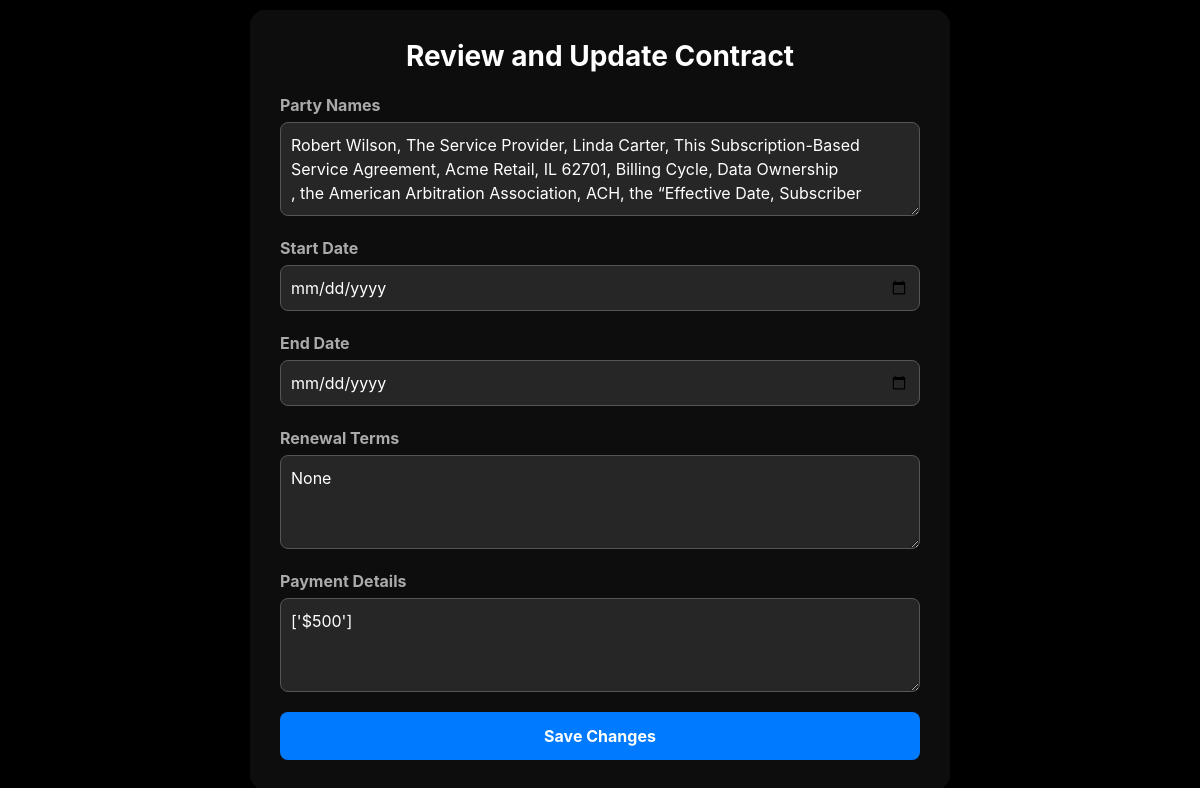
Page /contracts/details/27/review/ (signed in) on the committed database.
### contracts/models.py (models this page shows, shortened)
class ExtractedData(models.Model):
    contract = models.OneToOneField(Contract, on_delete=models.CASCADE)
    party_names = models.TextField(null=True, blank=True)
    start_date = models.DateField(null=True, blank=True)
    end_date = models.DateField(null=True, blank=True)
    renewal_terms = models.TextField(null=True, blank=True)
    payment_details = models.TextField(null=True, blank=True)

### contracts/views.py (the view)
# urls.py: path('details/<int:pk>/review/', views.review_contract, name='review_contract'),
@login_required
def review_contract(request, pk):
    contract = get_object_or_404(Contract, pk=pk, user=request.user)
    extracted_data = ExtractedData.objects.filter(contract=contract).first()
    if request.method == "POST":
        form = ContractReviewForm(request.POST, instance=extracted_data)
        if form.is_valid():
            form.save()
            return redirect('dashboard')
    else:
        form = ContractReviewForm(instance=extracted_data)
    print("Form Initial Data:", form.initial)  # Debug log
    return render(request, 'contracts/review_contract.html', {
        'form': form,
        'contract': contract
    })

### contracts/forms.py
class ContractReviewForm(forms.ModelForm):
    class Meta:
        model = ExtractedData
        fields = ['party_names', 'start_date', 'end_date', 'renewal_terms', 'payment_details']

### contracts/templates/contracts/review_contract.html (shortened to what this page needs)
<!DOCTYPE html>
<html lang="en">
  <head>
    <link
      href="https://cdn.jsdelivr.net/npm/bootstrap@5.3.0-alpha1/dist/css/bootstrap.min.css"
      rel="stylesheet"
    />
  </head>
  <body>
    <div class="container">
      <h1>Review and Update Contract</h1>
      <form method="POST">
        <div class="mb-3">
          <label for="party_names" class="form-label">Party Names</label>
          <textarea
            id="party_names"
            name="party_names"
            class="form-control"
            rows="3"
            placeholder="Enter party names..."
          >
{{ form.party_names.value }}</textarea
          >
        </div>
        <div class="mb-3">
          <label for="start_date" class="form-label">Start Date</label>
          <input
            id="start_date"
            type="date"
            name="start_date"
            class="form-control"
            value="{{ form.start_date.value }}"
          />
        </div>
        <div class="mb-3">
          <label for="end_date" class="form-label">End Date</label>
          <input
            id="start_date"
            type="date"
            name="start_date"
            class="form-control"
            value="{{ form.start_date.value|default_if_none:'' }}"
          />
        </div>
        <div class="mb-3">
          <label for="renewal_terms" class="form-label">Renewal Terms</label>
          <textarea
            id="renewal_terms"
            name="renewal_terms"
            class="form-control"
            rows="3"
            placeholder="Enter renewal terms..."
          >
{{ form.renewal_terms.value }}</textarea
          >
        </div>
        <div class="mb-3">
          <label for="payment_details" class="form-label"
            >Payment Details</label
          >
          <textarea
            id="payment_details"
            name="payment_details"
            class="form-control"
            rows="3"
            placeholder="Enter payment details..."
          >
{{ form.payment_details.value }}</textarea
          >
        </div>
        <button type="submit" class="btn-primary">Save Changes</button>
      </form>
    </div>
  </body>
</html>

### contracts/templates/contracts/review_contract.html (style rules this page uses)
body { background-color: #000; color: #fff; font-family: "SF Pro Display", sans-serif; min-height: 100vh; margin: 0; display: flex; justify-content: center; align-items: center; text-align: center; }
.container { max-width: 700px; width: 100%; padding: 30px; background: rgba(255, 255, 255, 0.05); border-radius: 15px; box-shadow: 0 10px 25px rgba(0, 0, 0, 0.5); animation: fadeIn 1s ease-in-out; }
h1 { font-size: 28px; font-weight: bold; margin-bottom: 20px; }
.form-label { font-weight: bold; color: #aaa; text-align: left; display: block; margin-bottom: 5px; }
.form-control { background: rgba(255, 255, 255, 0.1); color: #fff; border: 1px solid #555; border-radius: 8px; padding: 10px; margin-bottom: 20px; transition: all 0.3s ease; }
.btn-primary { background-color: #007bff; color: #fff; padding: 12px 15px; font-size: 16px; font-weight: bold; border: none; border-radius: 8px; cursor: pointer; transition: all 0.3s ease; width: 100%; }

### rows in the picture
ExtractedData: party_names "Robert Wilson, The Service Provider, Linda Carter, This Subscription-Based Service Agreement, Acme Retail, IL 62701, Billing Cycle, Data Ownership , the American Arbitration Association, ACH, the “Effective Date, Subscriber", payment_details "['$500']"
